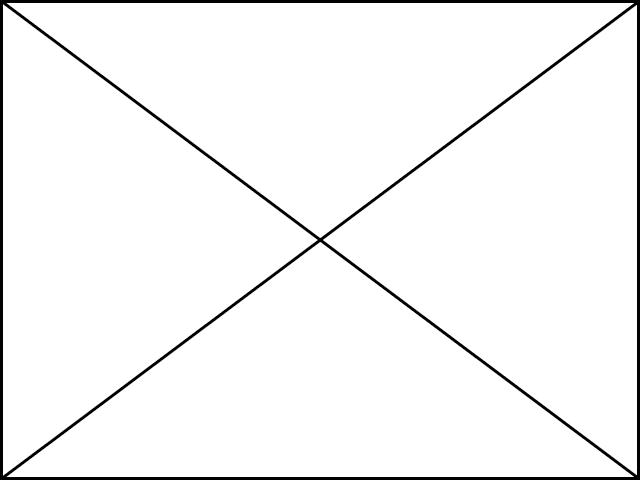
#> input picture v1.png, 640 x 480 px, given in place of the camera
$ python RGB_Detect.py   (older library calls are emulated)
#> lines starting #> are read from the running program, lines starting #| are printed output that depends on the picture; after the words box and inside, x2 and y2 are one past the last pixel; in counts of white or black regions, pixels touching at a corner belong together
import numpy as np
import cv2
import time

cap = cv2.VideoCapture(0)
COLOR_ROWS = 80
COLOR_COLS = 250
colorArray = np.zeros((COLOR_ROWS, COLOR_COLS, 3), dtype=np.uint8)
colorArray2 = np.zeros((COLOR_ROWS, COLOR_COLS, 3), dtype=np.uint8)
cv2.imshow('RGB Pixel', colorArray)
pixels = []
r = []
g = []
b = []
sumR = 0
sumG = 0
sumB = 0


def on_mouse_click(event, x, y, flags, userParams):
    # Take RGB value of pixel with left click
    if event == cv2.EVENT_LBUTTONDOWN:
        colorArray[:] = and_img[y, x, :]
        rgb = and_img[y, x, [2, 1, 0]]

        luminance = 1 - (0.299 * rgb[0] + 0.587 * rgb[1] + 0.114 * rgb[2]) / 255
        if luminance < 0.5:
            textColor = [0, 0, 0]
        else:
            textColor = [255, 255, 255]

        cv2.putText(colorArray, str(rgb), (20, COLOR_ROWS - 20),
                    fontFace=cv2.FONT_HERSHEY_SIMPLEX, fontScale=0.8, color=textColor)
        cv2.imshow('RGB Pixel', colorArray)


def nothing():
    pass


red = (0, 0, 255)
green = (0, 255, 0)
blue = (255, 0, 0)

# Create track bar and window name
winName = 'Target Detect'
cv2.namedWindow(winName)
cv2.createTrackbar('Switch Threshold', winName, 0, 2, nothing)
# cv2.createTrackbar('Threshold', winName, 100, 255, nothing)
cv2.createTrackbar('Contour', winName, 1, 10, nothing)

if not cap.isOpened():
    print('Unable to access camera')
else:
    # If camera is available set width and height
    print('Start grabbing, press a key on live window to terminate')
    cap.set(cv2.CAP_PROP_FRAME_WIDTH, 640)
    cap.set(cv2.CAP_PROP_FRAME_HEIGHT, 480)

    while cap.isOpened():
        start_time = time.time()                                                # Create time for measuring FPS
        ret, frame = cap.read()                                                 # Read frame from camera
#> frame is the input picture: shape (480, 640, 3); mean B, G, R 245.6, 245.6, 245.6
        if not ret:
            print('Unable to grab from the picamera')
            break

        # trs = cv2.getTrackbarPos('Threshold', winName)                          # Get trackbar values
        swc = cv2.getTrackbarPos('Switch Threshold', winName)
        cnt = cv2.getTrackbarPos('Contour', winName)

        gray_img = cv2.cvtColor(frame, cv2.COLOR_BGR2GRAY)                      # BGR to grayscale
        ret, thresh_img = cv2.threshold(gray_img, 0, 255,
                                        cv2.THRESH_BINARY+cv2.THRESH_OTSU)      # Threshold gray frame with OTSU
#> thresh_img: shape (480, 640); 96.3% white; 1 black region, box (x1, y1, x2, y2) and area: (0, 0, 640, 480) 11334
#> ret = 128
        rev_img = (255 - thresh_img)                                            # Reverse threshold img
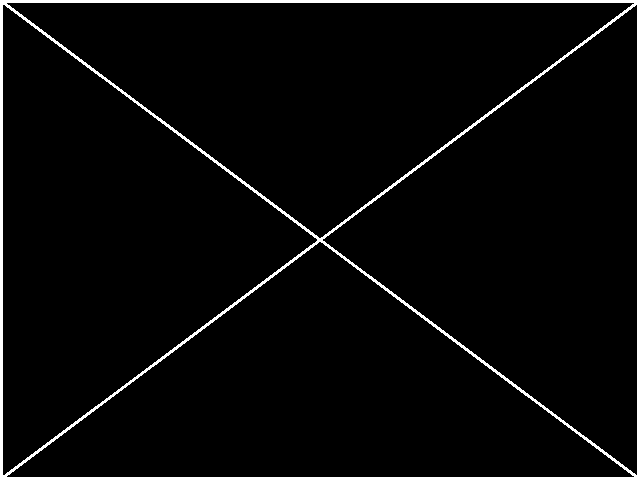
#> rev_img: shape (480, 640); 3.7% white; 1 white region

        src = cv2.split(frame)                                                  # Split RGB frame to R, G, B

        # -----Color frame and operation-----

        and_img1 = cv2.bitwise_and(src[0], rev_img)                             # Take every color channel and multiply
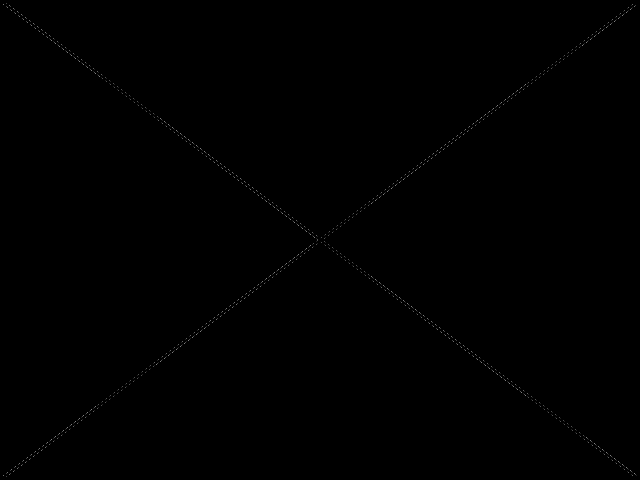
#> and_img1: shape (480, 640); min 0, max 128, mean 0.3
        and_img2 = cv2.bitwise_and(src[1], rev_img)                             # with reverse threshold image
        and_img3 = cv2.bitwise_and(src[2], rev_img)

        and_img = cv2.merge((and_img1, and_img2, and_img3))                     # Merge all channel again

        cv2.setMouseCallback(winName, on_mouse_click)                           # Call function with mouse callback

        # -----Gray frame and operation-----

        # and_img = cv2.bitwise_and(frame, rev_img)

        # -----Drawing Contour-----
        if cnt != 0:
            im2, contours, hierarchy = cv2.findContours(thresh_img, cv2.RETR_TREE, cv2.CHAIN_APPROX_SIMPLE)
#> contours = 4 contours; box (x1, y1, x2, y2) and area: (3, 5, 317, 475) 73665, (323, 5, 637, 475) 73394, (7, 3, 634, 238) 73228, (7, 242, 634, 477) 73227
            cv2.drawContours(and_img, contours, -1, red, cnt)
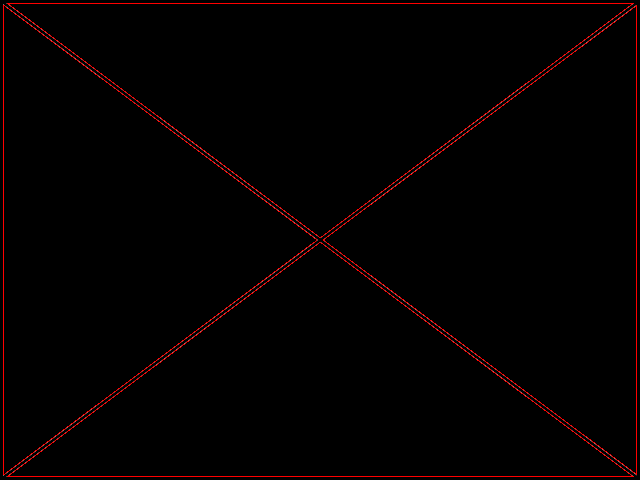
#> and_img: shape (480, 640, 3); mean of channels 0, 1, 2 0.3, 0.3, 4.2; drawn as B, G, R

        # -----RGB pixel operations-----

        for i in range(640):                                                    # Scan 640 pixel
            px = and_img[100, i]                                                # Put every pixel to "px" in height 100
            if px[0] > 0:                                                       # If px is different form zero
                pixels.append(px)                                               # Append in "pixels" array
#> this loop made 640 passes
#> px on passes 1 to 3: [0, 0, 0], [0, 0, 0], [0, 0, 0]
#> after the loop, pixels = [[82, 82, 83], [31, 32, 32]]

        for i in pixels:                                                        # Append RGB values of "pixels" to
            r.append(i[0])                                                      # different arrays
            g.append(i[1])
            b.append(i[2])
#> this loop made 2 passes
#> after the loop, b = [83, 32]; g = [82, 32]; r = [82, 31]

        if len(r) != 0:
            sumR = int(sum(r) / len(r))                                          # Sum all values in r,g,b and divide
#> sumR = 56
            sumG = int(sum(g) / len(g))                                          # length of array then put in to
#> sumG = 57
            sumB = int(sum(b) / len(b))                                          # variables
#> sumB = 57

        sumAll = [sumR, sumG, sumB]
#> sumAll = [56, 57, 57]
        sumRGB = [sumB, sumG, sumR]
#> sumRGB = [57, 57, 56]

        colorArray2[:] = sumAll
        cv2.putText(colorArray2, str(sumRGB), (20, COLOR_ROWS - 20),
                    fontFace=cv2.FONT_HERSHEY_SIMPLEX, fontScale=0.8, color=red)
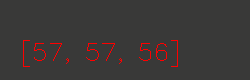
#> colorArray2: shape (80, 250, 3); mean of channels 0, 1, 2 55.1, 56, 60.3; drawn as B, G, R
        cv2.imshow('RGB Average', colorArray2)

        pixels.clear()                                                          # Reset arrays
        r.clear()
        g.clear()
        b.clear()

        # -----Show frames-----

        if swc == 0:
            cv2.imshow(winName, and_img)
        elif swc == 1:
            cv2.imshow(winName, frame)
        elif swc == 2:
            cv2.imshow(winName, thresh_img)

        key = cv2.waitKey(1) & 0xFF
#> (key q is pressed here)
        fps = cap.get(cv2.CAP_PROP_FPS)                                         # Calculate FPS and print it
        print("Frames per second using video.get(cv2.CAP_PROP_FPS) : {0}".format(fps))
        print("--- %s seconds ---" % (time.time() - start_time))

        if key == ord("q"):                                                     # If user press q, break loop
            break
    print('Closing the camera')

cap.release()
cv2.destroyAllWindows()
quit()
#> (the program exits here)
